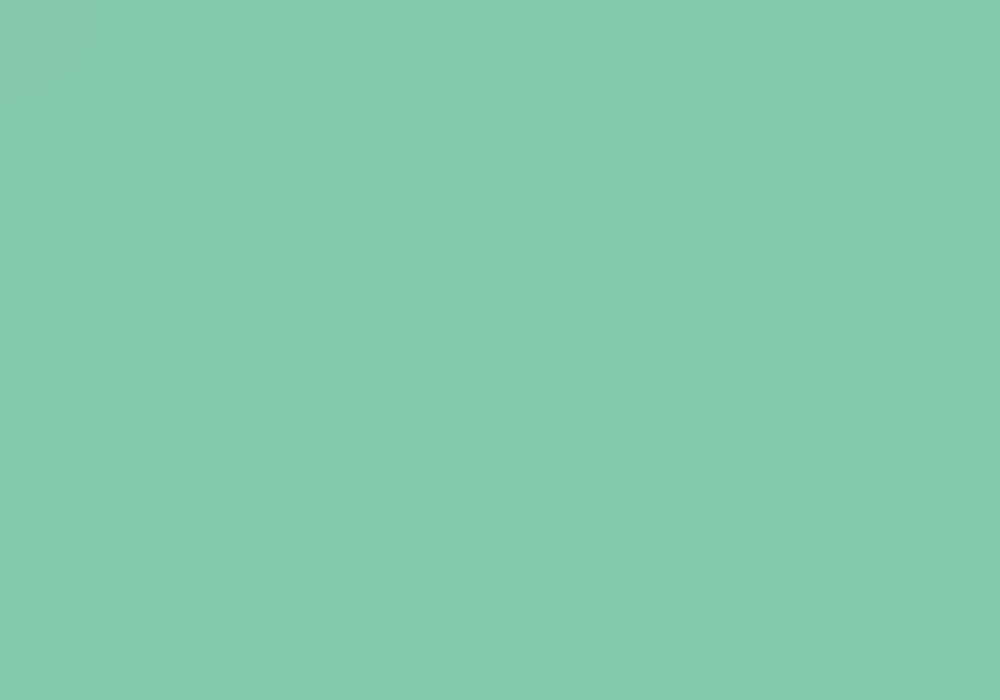
Frame 1 (no input)
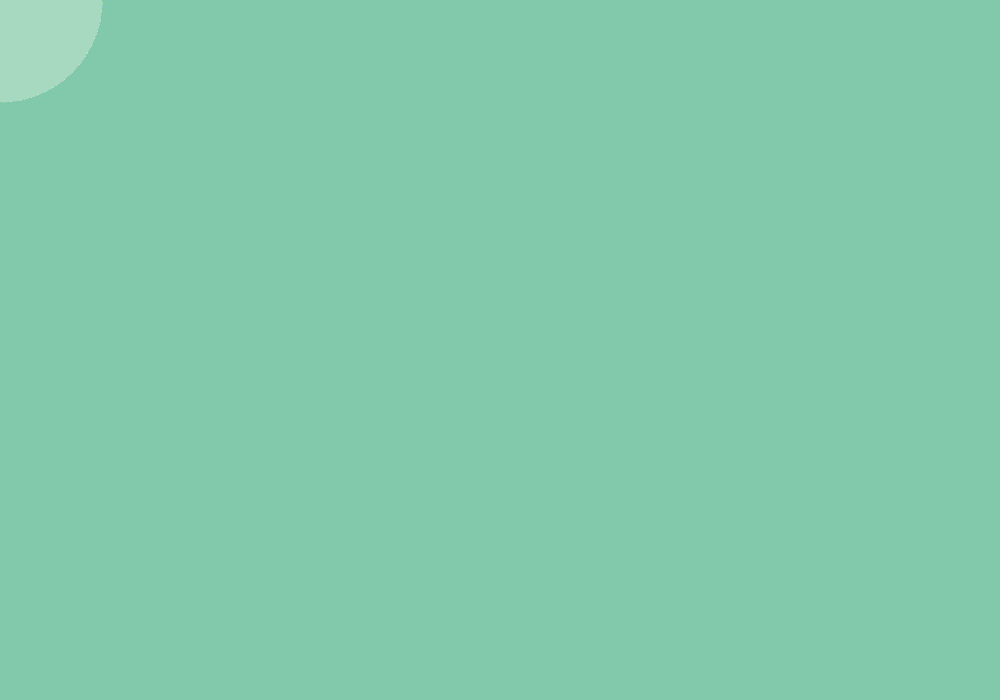
Frame 60 (the mouse pressed at the canvas centre just before this capture)
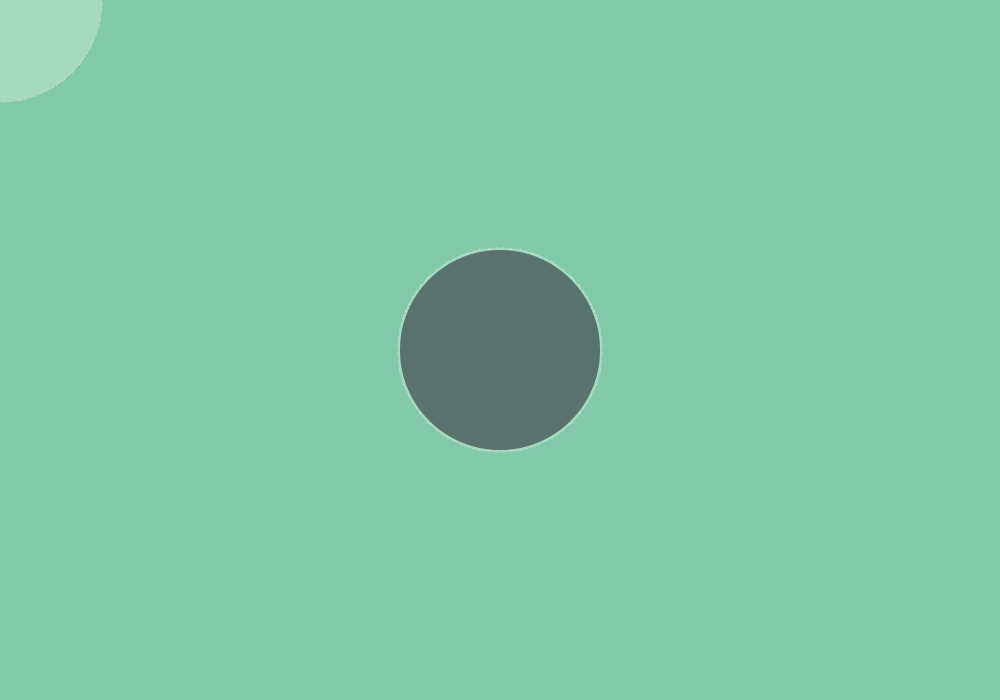
Frame 120 (the mouse held since frame 60 and released just before this capture)

The Processing sketch that drew these frames (run headless with seeded random() and noise(); from frame 60 on, the mouse is pressed at the canvas centre):

// Processing sketch: processing_163124
// ── processing_163124.pde

//Du kan trykke på din mus, eller du kan lade være.

void setup() {
  size(1000, 700);
  background(130, 200, 170);
}

void draw() {
  //if(mousePressed) {
    noStroke ();
    fill(170, 240, 210,10);
    ellipse(mouseX, mouseY, 205, 205);
  //}

  if(mousePressed) {
    fill(0,0,0,10);
    noStroke();
    ellipse(mouseX, mouseY, 200, 200);
  }    

}
